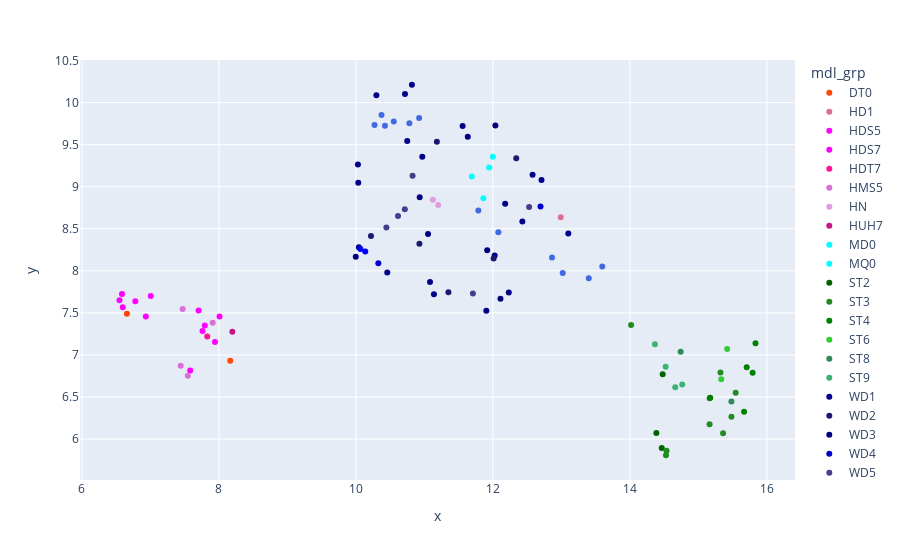

The notebook cell saved with this chart:
### Markdown cell above
Modeli su dosta dobro razdvojeni po x-osi. Uz to se može vidjeti kako su *sirovi* podaci malo raspršeniji. U donjem je grafu prikazano kako su parametri modela grupirani prema grupi modela (proizvođaču) - grupe modela senzora, npr. `WD` ili `ST`, vrlo su dobro grupirane na grafu.

### Code cell
colormap = dict(
    WD1 = 'DarkBlue', WD2 = 'MidnightBlue', WD3 = 'Navy', WD4 = 'MediumBlue', WD5 = 'DarkSlateBlue', WD6 = 'Blue',
    WD8 = 'RoyalBlue', ST2 = 'DarkGreen', ST3 = 'ForestGreen', ST4 = 'Green', ST6 = 'LimeGreen', ST8 = 'SeaGreen',
    ST9 = 'MediumSeaGreen', HDS5 = 'Fuchsia', HDS7 = 'Magenta', HDT7 = 'DeepPink', HMS5 = 'Orchid', HN = 'Plum',
    HD1 = 'PaleVioletRed', HUH7 = 'MediumVioletRed', MD0 = 'Cyan', MQ0 = 'Aqua', DT0 = 'OrangeRed'
)
pat = r"^([A-Z]+\d?).*?$"
repl = lambda m: m.group(1)
dfu.reset_index(inplace=True)
dfu['mdl_grp'] = dfu['type'].str.replace(pat, repl)
px.scatter(dfu, x='x', y='y', color='mdl_grp', color_discrete_map=colormap, hover_name='type')

### Figure 1 — Plotly figure (JSON) as saved in the notebook; plotly's stock layout.template omitted (floating-point values rounded to 4 significant figures)
{"data": [{"hovertemplate": "<b>%{hovertext}</b><br><br>mdl_grp=DT0<br>x=%{x}<br>y=%{y}<extra></extra>", "hovertext": ["DT01ACA300", "DT01ACA300"], "legendgroup": "DT0", "marker": {"color": "OrangeRed", "symbol": "circle"}, "mode": "markers", "name": "DT0", "orientation": "v", "showlegend": true, "type": "scatter", "x": [8.167, 6.658], "xaxis": "x", "y": [6.931, 7.488], "yaxis": "y"}, {"hovertemplate": "<b>%{hovertext}</b><br><br>mdl_grp=HD1<br>x=%{x}<br>y=%{y}<extra></extra>", "hovertext": ["HD154UI"], "legendgroup": "HD1", "marker": {"color": "PaleVioletRed", "symbol": "circle"}, "mode": "markers", "name": "HD1", "orientation": "v", "showlegend": true, "type": "scatter", "x": [12.99], "xaxis": "x", "y": [8.637], "yaxis": "y"}, {"hovertemplate": "<b>%{hovertext}</b><br><br>mdl_grp=HDS5<br>x=%{x}<br>y=%{y}<extra></extra>", "hovertext": ["HDS5C3030ALA630", "HDS5C3030ALA630", "HDS5C3030BLE630", "HDS5C4040ALE630", "HDS5C4040ALE630"], "legendgroup": "HDS5", "marker": {"color": "Fuchsia", "symbol": "circle"}, "mode": "markers", "name": "HDS5", "orientation": "v", "showlegend": true, "type": "scatter", "x": [6.78, 6.586, 7.761, 7.582, 7.704], "xaxis": "x", "y": [7.64, 7.725, 7.284, 6.816, 7.527], "yaxis": "y"}, {"hovertemplate": "<b>%{hovertext}</b><br><br>mdl_grp=HDS7<br>x=%{x}<br>y=%{y}<extra></extra>", "hovertext": ["HDS722020ALA330", "HDS722020ALA330", "HDS723020BLA642", "HDS723030ALA640", "HDS723030ALA640", "HDS723030BLE640", "HDS724040ALE640"], "legendgroup": "HDS7", "marker": {"color": "Magenta", "symbol": "circle"}, "mode": "markers", "name": "HDS7", "orientation": "v", "showlegend": true, "type": "scatter", "x": [6.597, 6.55, 7.006, 6.934, 7.944, 7.795, 8.01], "xaxis": "x", "y": [7.568, 7.649, 7.702, 7.456, 7.153, 7.351, 7.457], "yaxis": "y"}, {"hovertemplate": "<b>%{hovertext}</b><br><br>mdl_grp=HDT7<br>x=%{x}<br>y=%{y}<extra></extra>", "hovertext": ["HDT725025VLA380"], "legendgroup": "HDT7", "marker": {"color": "DeepPink", "symbol": "circle"}, "mode": "markers", "name": "HDT7", "orientation": "v", "showlegend": true, "type": "scatter", "x": [7.831], "xaxis": "x", "y": [7.218], "yaxis": "y"}, {"hovertemplate": "<b>%{hovertext}</b><br><br>mdl_grp=HMS5<br>x=%{x}<br>y=%{y}<extra></extra>", "hovertext": ["HMS5C4040ALE640", "HMS5C4040ALE640", "HMS5C4040BLE640", "HMS5C4040BLE640"], "legendgroup": "HMS5", "marker": {"color": "Orchid", "symbol": "circle"}, "mode": "markers", "name": "HMS5", "orientation": "v", "showlegend": true, "type": "scatter", "x": [7.443, 7.472, 7.547, 7.91], "xaxis": "x", "y": [6.87, 7.546, 6.753, 7.384], "yaxis": "y"}, {"hovertemplate": "<b>%{hovertext}</b><br><br>mdl_grp=HN<br>x=%{x}<br>y=%{y}<extra></extra>", "hovertext": ["HN", "HN"], "legendgroup": "HN", "marker": {"color": "Plum", "symbol": "circle"}, "mode": "markers", "name": "HN", "orientation": "v", "showlegend": true, "type": "scatter", "x": [11.12, 11.2], "xaxis": "x", "y": [8.846, 8.783], "yaxis": "y"}, {"hovertemplate": "<b>%{hovertext}</b><br><br>mdl_grp=HUH7<br>x=%{x}<br>y=%{y}<extra></extra>", "hovertext": ["HUH728080ALE600"], "legendgroup": "HUH7", "marker": {"color": "MediumVioletRed", "symbol": "circle"}, "mode": "markers", "name": "HUH7", "orientation": "v", "showlegend": true, "type": "scatter", "x": [8.197], "xaxis": "x", "y": [7.275], "yaxis": "y"}, {"hovertemplate": "<b>%{hovertext}</b><br><br>mdl_grp=MD0<br>x=%{x}<br>y=%{y}<extra></extra>", "hovertext": ["MD04ABA400V", "MD04ABA500V", "MD04ABA500V"], "legendgroup": "MD0", "marker": {"color": "Cyan", "symbol": "circle"}, "mode": "markers", "name": "MD0", "orientation": "v", "showlegend": true, "type": "scatter", "x": [11.69, 12.0, 11.95], "xaxis": "x", "y": [9.122, 9.355, 9.227], "yaxis": "y"}, {"hovertemplate": "<b>%{hovertext}</b><br><br>mdl_grp=MQ0<br>x=%{x}<br>y=%{y}<extra></extra>", "hovertext": ["MQ01ABF050"], "legendgroup": "MQ0", "marker": {"color": "Aqua", "symbol": "circle"}, "mode": "markers", "name": "MQ0", "orientation": "v", "showlegend": true, "type": "scatter", "x": [11.86], "xaxis": "x", "y": [8.863], "yaxis": "y"}, {"hovertemplate": "<b>%{hovertext}</b><br><br>mdl_grp=ST2<br>x=%{x}<br>y=%{y}<extra></extra>", "hovertext": ["ST2000VN000", "ST250LT007", "ST250LT007"], "legendgroup": "ST2", "marker": {"color": "DarkGreen", "symbol": "circle"}, "mode": "markers", "name": "ST2", "orientation": "v", "showlegend": true, "type": "scatter", "x": [14.48, 14.47, 14.39], "xaxis": "x", "y": [6.77, 5.894, 6.071], "yaxis": "y"}, {"hovertemplate": "<b>%{hovertext}</b><br><br>mdl_grp=ST3<br>x=%{x}<br>y=%{y}<extra></extra>", "hovertext": ["ST31500341AS", "ST31500541AS", "ST3160316AS", "ST3160316AS", "ST3160318AS", "ST3160318AS", "ST320LT007", "ST320LT007", "ST3500320AS"], "legendgroup": "ST3", "marker": {"color": "ForestGreen", "symbol": "circle"}, "mode": "markers", "name": "ST3", "orientation": "v", "showlegend": true, "type": "scatter", "x": [15.16, 15.32, 15.54, 15.36, 15.48, 15.16, 14.53, 14.54, 14.02], "xaxis": "x", "y": [6.177, 6.79, 6.551, 6.069, 6.265, 6.485, 5.808, 5.861, 7.356], "yaxis": "y"}, {"hovertemplate": "<b>%{hovertext}</b><br><br>mdl_grp=ST4<br>x=%{x}<br>y=%{y}<extra></extra>", "hovertext": ["ST4000DM000", "ST4000DM000", "ST4000DX000", "ST4000DX000", "ST4000DX002"], "legendgroup": "ST4", "marker": {"color": "Green", "symbol": "circle"}, "mode": "markers", "name": "ST4", "orientation": "v", "showlegend": true, "type": "scatter", "x": [15.83, 15.79, 15.71, 15.67, 15.17], "xaxis": "x", "y": [7.138, 6.79, 6.854, 6.323, 6.491], "yaxis": "y"}, {"hovertemplate": "<b>%{hovertext}</b><br><br>mdl_grp=ST6<br>x=%{x}<br>y=%{y}<extra></extra>", "hovertext": ["ST6000DX000", "ST6000DX000"], "legendgroup": "ST6", "marker": {"color": "LimeGreen", "symbol": "circle"}, "mode": "markers", "name": "ST6", "orientation": "v", "showlegend": true, "type": "scatter", "x": [15.42, 15.33], "xaxis": "x", "y": [7.071, 6.712], "yaxis": "y"}, {"hovertemplate": "<b>%{hovertext}</b><br><br>mdl_grp=ST8<br>x=%{x}<br>y=%{y}<extra></extra>", "hovertext": ["ST8000DM002", "ST8000DM002"], "legendgroup": "ST8", "marker": {"color": "SeaGreen", "symbol": "circle"}, "mode": "markers", "name": "ST8", "orientation": "v", "showlegend": true, "type": "scatter", "x": [15.48, 14.74], "xaxis": "x", "y": [6.447, 7.038], "yaxis": "y"}, {"hovertemplate": "<b>%{hovertext}</b><br><br>mdl_grp=ST9<br>x=%{x}<br>y=%{y}<extra></extra>", "hovertext": ["ST9250315AS", "ST9250315AS", "ST9320325AS", "ST9320325AS"], "legendgroup": "ST9", "marker": {"color": "MediumSeaGreen", "symbol": "circle"}, "mode": "markers", "name": "ST9", "orientation": "v", "showlegend": true, "type": "scatter", "x": [14.66, 14.52, 14.76, 14.37], "xaxis": "x", "y": [6.617, 6.86, 6.649, 7.127], "yaxis": "y"}, {"hovertemplate": "<b>%{hovertext}</b><br><br>mdl_grp=WD1<br>x=%{x}<br>y=%{y}<extra></extra>", "hovertext": ["WD1001FALS", "WD10EACS", "WD10EACS", "WD10EADS", "WD10EADS", "WD10EADX", "WD10EALS", "WD10EARS", "WD10EARX", "WD15EARS", "WD1600AAJB", "WD1600AAJB", "WD1600AAJS", "WD1600AAJS", "WD1600BPVT", "WD1600BPVT"], "legendgroup": "WD1", "marker": {"color": "DarkBlue", "symbol": "circle"}, "mode": "markers", "name": "WD1", "orientation": "v", "showlegend": true, "type": "scatter", "x": [12.58, 10.97, 13.1, 10.04, 10.03, 10.46, 12.71, 11.08, 12.43, 12.18, 10.72, 10.82, 10.3, 10.75, 11.14, 12.03], "xaxis": "x", "y": [9.142, 9.355, 8.445, 9.046, 9.265, 7.979, 9.079, 7.867, 8.587, 8.798, 10.1, 10.21, 10.09, 9.544, 7.721, 8.183], "yaxis": "y"}, {"hovertemplate": "<b>%{hovertext}</b><br><br>mdl_grp=WD2<br>x=%{x}<br>y=%{y}<extra></extra>", "hovertext": ["WD20EFRX", "WD20EFRX", "WD2500AAJB", "WD2500AAJS", "WD2500BEVT", "WD2500BPVT"], "legendgroup": "WD2", "marker": {"color": "MidnightBlue", "symbol": "circle"}, "mode": "markers", "name": "WD2", "orientation": "v", "showlegend": true, "type": "scatter", "x": [10.22, 10.93, 12.34, 11.18, 12.01, 11.35], "xaxis": "x", "y": [8.414, 8.321, 9.337, 9.534, 8.147, 7.746], "yaxis": "y"}, {"hovertemplate": "<b>%{hovertext}</b><br><br>mdl_grp=WD3<br>x=%{x}<br>y=%{y}<extra></extra>", "hovertext": ["WD30EFRX", "WD30EFRX", "WD3200AAJB", "WD3200AAJB", "WD3200AAJS", "WD3200AAKS", "WD3200BEKT", "WD3200BEKT", "WD3200BEKX", "WD3200BEKX", "WD3200LPVX"], "legendgroup": "WD3", "marker": {"color": "Navy", "symbol": "circle"}, "mode": "markers", "name": "WD3", "orientation": "v", "showlegend": true, "type": "scatter", "x": [10.04, 9.998, 11.56, 12.04, 11.63, 12.23, 11.9, 12.11, 10.93, 11.05, 11.92], "xaxis": "x", "y": [8.28, 8.168, 9.722, 9.729, 9.594, 7.742, 7.526, 7.667, 8.875, 8.438, 8.244], "yaxis": "y"}, {"hovertemplate": "<b>%{hovertext}</b><br><br>mdl_grp=WD4<br>x=%{x}<br>y=%{y}<extra></extra>", "hovertext": ["WD40EFRX", "WD40EFRX"], "legendgroup": "WD4", "marker": {"color": "MediumBlue", "symbol": "circle"}, "mode": "markers", "name": "WD4", "orientation": "v", "showlegend": true, "type": "scatter", "x": [10.33, 12.7], "xaxis": "x", "y": [8.091, 8.764], "yaxis": "y"}, {"hovertemplate": "<b>%{hovertext}</b><br><br>mdl_grp=WD5<br>x=%{x}<br>y=%{y}<extra></extra>", "hovertext": ["WD5000BPKT", "WD5000LPVX", "WD5000LPVX", "WD5002ABYS", "WD5002ABYS", "WD5003ABYX"], "legendgroup": "WD5", "marker": {"color": "DarkSlateBlue", "symbol": "circle"}, "mode": "markers", "name": "WD5", "orientation": "v", "showlegend": true, "type": "scatter", "x": [11.71, 10.71, 10.83, 10.62, 12.53, 10.45], "xaxis": "x", "y": [7.729, 8.731, 9.131, 8.652, 8.76, 8.514], "yaxis": "y"}, {"hovertemplate": "<b>%{hovertext}</b><br><br>mdl_grp=WD6<br>x=%{x}<br>y=%{y}<extra></extra>", "hovertext": ["WD60EFRX", "WD60EFRX"], "legendgroup": "WD6", "marker": {"color": "Blue", "symbol": "circle"}, "mode": "markers", "name": "WD6", "orientation": "v", "showlegend": true, "type": "scatter", "x": [10.07, 10.14], "xaxis": "x", "y": [8.26, 8.231], "yaxis": "y"}, {"hovertemplate": "<b>%{hovertext}</b><br><br>mdl_grp=WD8<br>x=%{x}<br>y=%{y}<extra></extra>", "hovertext": ["WD800AAJB", "WD800AAJB", "WD800AAJS", "WD800AAJS", "WD800BB", "WD800BB", "WD800JB", "WD800JB", "WD800JD", "WD800JD", "WD800LB", "WD800LB"], "legendgroup": "WD8", "marker": {"color": "RoyalBlue", "symbol": "circle"}, "mode": "markers", "name": "WD8", "orientation": "v", "showlegend": true, "type": "scatter", "x": [10.42, 10.27, 12.08, 11.79, 10.55, 10.37, 10.78, 10.92, 13.6, 13.4, 12.86, 13.02], "xaxis": "x", "y": [9.726, 9.734, 8.459, 8.718, 9.776, 9.853, 9.754, 9.816, 8.05, 7.913, 8.159, 7.974], "yaxis": "y"}], "layout": {"legend": {"title": {"text": "mdl_grp"}, "tracegroupgap": 0}, "margin": {"t": 60}, "xaxis": {"anchor": "y", "domain": [0, 1], "title": {"text": "x"}}, "yaxis": {"anchor": "x", "domain": [0, 1], "title": {"text": "y"}}}}
